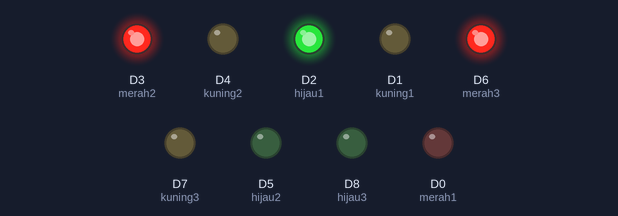
This sketch was run on a simulated ESP8266 (NodeMCU). Parts: output pins drawn as LEDs (lit = HIGH).

Above: at 1.0 s.
At 3.0 s:
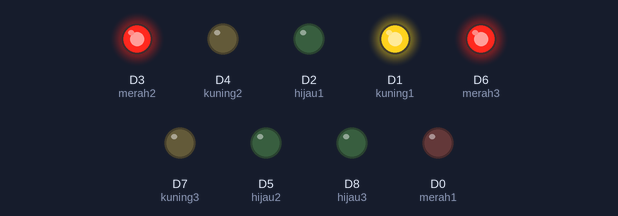
At 5.0 s:
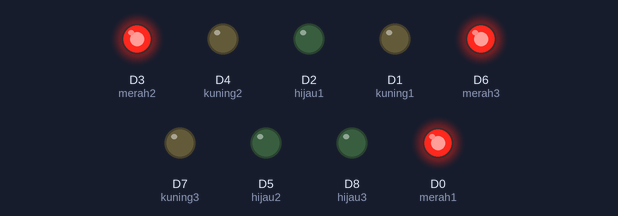
At 7.3 s:
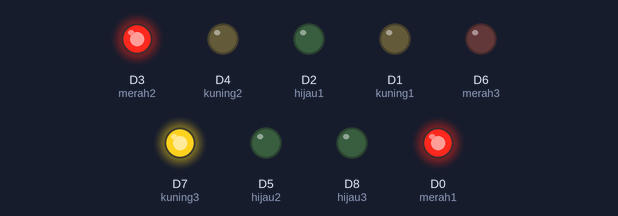
At 9.3 s:
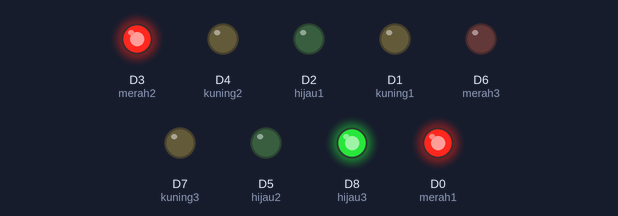
At 15.6 s:
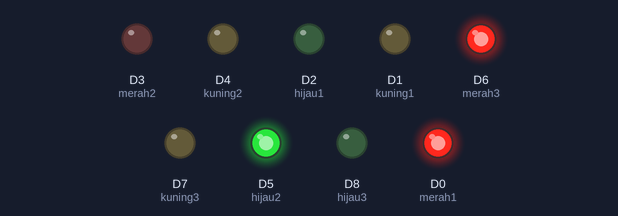
Timing chart, 0 to 19.1 s (numbered marks = the images above):
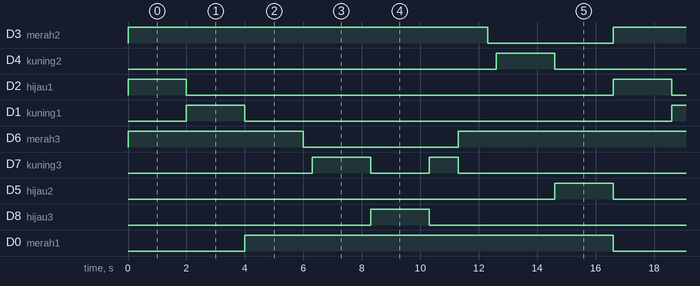

The sketch:

Traffic_Light.ino
```cpp
int merah1 = D0;
int merah2 = D3;
int merah3 = D6;

int kuning1 = D1;
int kuning2 = D4;
int kuning3 = D7;

int hijau1 = D2;
int hijau2 = D5;
int hijau3 = D8;

void setup() {
  // put your setup code here, to run once:
  pinMode(merah1, OUTPUT);
  pinMode(merah2, OUTPUT);
  pinMode(merah3, OUTPUT);
  pinMode(kuning1, OUTPUT);
  pinMode(kuning2, OUTPUT);
  pinMode(kuning3, OUTPUT);
  pinMode(hijau1, OUTPUT);
  pinMode(hijau2, OUTPUT);
  pinMode(hijau3, OUTPUT);
}

void loop() {
  // put your main code here, to run repeatedly:
  //START LAMPU LALU LINTAS PERTAMA
  digitalWrite(merah1, LOW);
  digitalWrite(kuning1, LOW);
  digitalWrite(hijau3, LOW);
  digitalWrite(hijau2, LOW);
  digitalWrite(merah2, HIGH);
  digitalWrite(merah3, HIGH);
  digitalWrite(hijau1, HIGH);
  delay(2000);

  digitalWrite(hijau1, LOW);

  digitalWrite(kuning1, HIGH);
  delay(1000);
  digitalWrite(kuning1, HIGH);
  digitalWrite(merah1, LOW);
  delay(1000);

  //END LAMPU LALU LINTAS PERTAMA

  //START LAMPU LALU LINTAS KEDUA

  digitalWrite(kuning1, LOW);
  digitalWrite(hijau1, LOW);
  digitalWrite(merah1, HIGH);
  delay(2000);

  digitalWrite(hijau3, LOW);
  digitalWrite(merah3, LOW);
  delay(300);
  digitalWrite(kuning3, HIGH);
  delay(1000);
  digitalWrite(kuning3, HIGH);
  delay(1000);

  digitalWrite(merah3, LOW);
  digitalWrite(kuning3, LOW);
  digitalWrite(merah1, HIGH);
  digitalWrite(merah2, HIGH);
  digitalWrite(hijau3, HIGH);
  delay(2000);

  digitalWrite(kuning3, HIGH);
  digitalWrite(hijau3, LOW);
  delay(1000);

  //END LAMPU LALU LINTAS KEDUA

  //START LAMPU LALU LINTAS KETIGA
  digitalWrite(kuning3, LOW);
  digitalWrite(merah3, HIGH);

  digitalWrite(merah2, HIGH);
  delay(1000);

  digitalWrite(hijau2, LOW);
  digitalWrite(merah2, LOW);
  delay(300);
  digitalWrite(kuning2, HIGH);
  delay(1000);
  digitalWrite(kuning2, HIGH);
  delay(1000);

  digitalWrite(merah2, LOW);
  digitalWrite(kuning2, LOW);
  digitalWrite(merah1, HIGH);
  digitalWrite(merah3, HIGH);
  digitalWrite(hijau2, HIGH);
  delay(2000);

  //END LAMPU LALU LINTAS KETIGA
}
```

Measured:
- by itself, D3 (merah2): alternates HIGH for 12.3 s and LOW for 4.3 s
- by itself, D4 (kuning2), D2 (hijau1), D1 (kuning1), D5 (hijau2), D8 (hijau3): alternates HIGH for 2.0 s and LOW for 14.6 s
- by itself, D6 (merah3): repeats every 16.6 s: LOW 5.3 s, HIGH 11.3 s
- by itself, D7 (kuning3): LOW → HIGH at 6.3 s, → LOW 2.0 s later, → HIGH 2.0 s later, → LOW 1.0 s later, … (9 changes in this stretch)
- by itself, D0 (merah1): alternates HIGH for 12.6 s and LOW for 4.0 s
